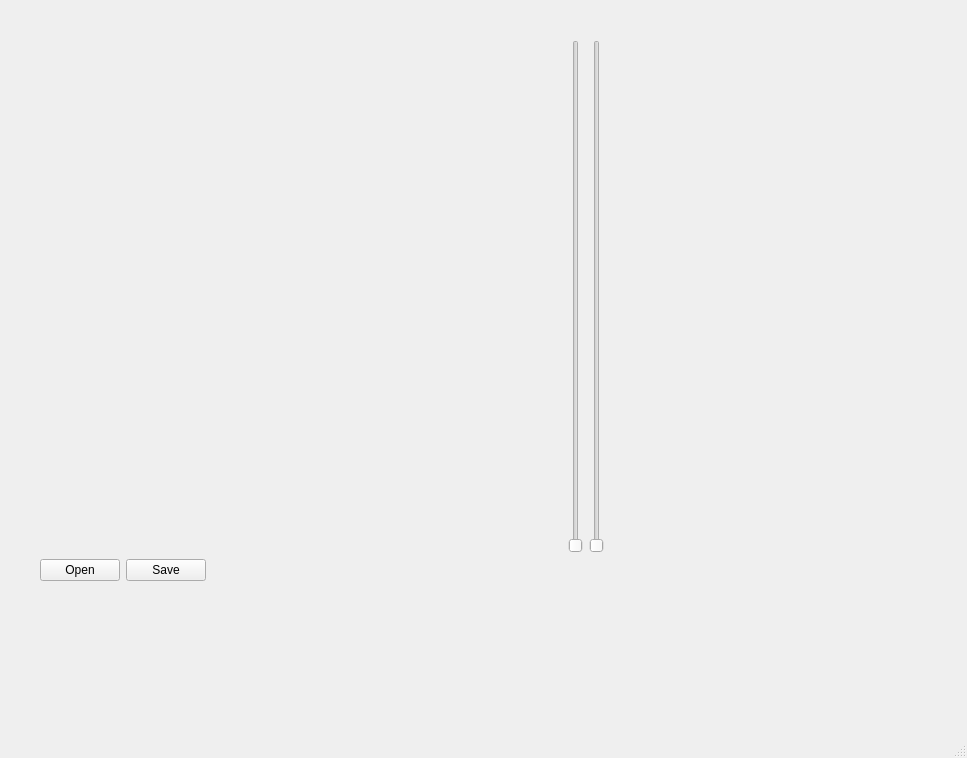
<?xml version="1.0" encoding="UTF-8"?>
<ui version="4.0">
 <class>MainWindow</class>
 <widget class="QMainWindow" name="MainWindow">
  <property name="geometry">
   <rect>
    <x>0</x>
    <y>0</y>
    <width>967</width>
    <height>758</height>
   </rect>
  </property>
  <property name="windowTitle">
   <string>MainWindow</string>
  </property>
  <widget class="QWidget" name="centralwidget">
   <widget class="QWidget" name="">
    <property name="geometry">
     <rect>
      <x>40</x>
      <y>40</y>
      <width>564</width>
      <height>541</height>
     </rect>
    </property>
    <layout class="QGridLayout" name="gridLayout">
     <item row="0" column="0" colspan="2">
      <layout class="QHBoxLayout" name="horizontalLayout_3">
       <item>
        <widget class="QLabel" name="label">
         <property name="text">
          <string/>
         </property>
         <property name="pixmap">
          <pixmap>image-30938-800.jpg</pixmap>
         </property>
        </widget>
       </item>
       <item>
        <layout class="QHBoxLayout" name="horizontalLayout">
         <item>
          <widget class="QSlider" name="verticalSlider_3">
           <property name="orientation">
            <enum>Qt::Vertical</enum>
           </property>
          </widget>
         </item>
         <item>
          <widget class="QSlider" name="verticalSlider_2">
           <property name="orientation">
            <enum>Qt::Vertical</enum>
           </property>
          </widget>
         </item>
        </layout>
       </item>
      </layout>
     </item>
     <item row="1" column="0">
      <layout class="QHBoxLayout" name="horizontalLayout_2">
       <item>
        <widget class="QPushButton" name="pushButton">
         <property name="text">
          <string>Open</string>
         </property>
        </widget>
       </item>
       <item>
        <widget class="QPushButton" name="pushButton_2">
         <property name="text">
          <string>Save</string>
         </property>
        </widget>
       </item>
      </layout>
     </item>
     <item row="1" column="1">
      <spacer name="horizontalSpacer">
       <property name="orientation">
        <enum>Qt::Horizontal</enum>
       </property>
       <property name="sizeHint" stdset="0">
        <size>
         <width>40</width>
         <height>20</height>
        </size>
       </property>
      </spacer>
     </item>
    </layout>
   </widget>
  </widget>
  <widget class="QMenuBar" name="menubar">
   <property name="geometry">
    <rect>
     <x>0</x>
     <y>0</y>
     <width>967</width>
     <height>26</height>
    </rect>
   </property>
  </widget>
  <widget class="QStatusBar" name="statusbar"/>
 </widget>
 <resources/>
 <connections>
  <connection>
   <sender>verticalSlider_3</sender>
   <signal>valueChanged(int)</signal>
   <receiver>label</receiver>
   <slot>setNum(int)</slot>
   <hints>
    <hint type="sourcelabel">
     <x>556</x>
     <y>332</y>
    </hint>
    <hint type="destinationlabel">
     <x>538</x>
     <y>336</y>
    </hint>
   </hints>
  </connection>
  <connection>
   <sender>verticalSlider_2</sender>
   <signal>valueChanged(int)</signal>
   <receiver>label</receiver>
   <slot>clear()</slot>
   <hints>
    <hint type="sourcelabel">
     <x>600</x>
     <y>389</y>
    </hint>
    <hint type="destinationlabel">
     <x>539</x>
     <y>386</y>
    </hint>
   </hints>
  </connection>
  <connection>
   <sender>pushButton</sender>
   <signal>clicked()</signal>
   <receiver>label</receiver>
   <slot>clear()</slot>
   <hints>
    <hint type="sourcelabel">
     <x>85</x>
     <y>581</y>
    </hint>
    <hint type="destinationlabel">
     <x>85</x>
     <y>534</y>
    </hint>
   </hints>
  </connection>
  <connection>
   <sender>pushButton_2</sender>
   <signal>clicked()</signal>
   <receiver>label</receiver>
   <slot>clear()</slot>
   <hints>
    <hint type="sourcelabel">
     <x>170</x>
     <y>589</y>
    </hint>
    <hint type="destinationlabel">
     <x>172</x>
     <y>541</y>
    </hint>
   </hints>
  </connection>
 </connections>
</ui>
